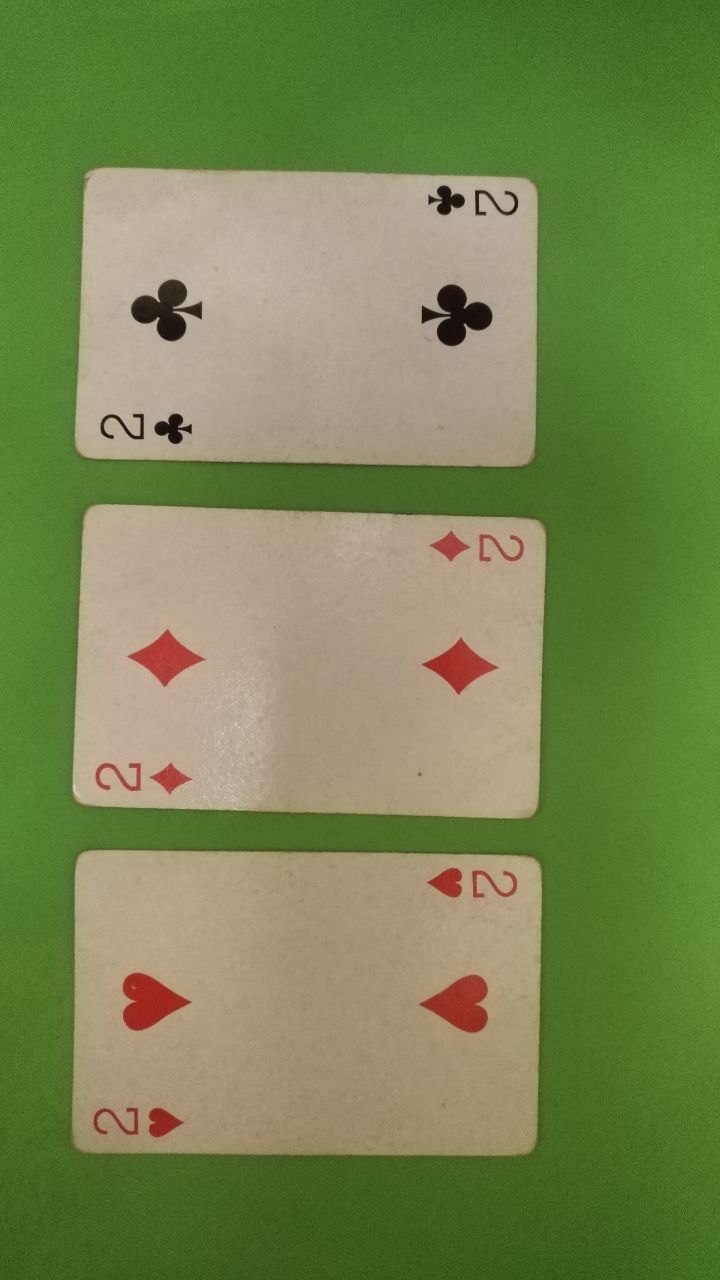
%> input picture img/img (10).jpg, 720 x 1280 px
$ octave detector_only.m   (GNU Octave 9; MATLAB toolbox functions it lacks are replaced by stand-ins)
%> lines starting %> are read from the running program, lines starting %| are printed output that depends on the picture; in (x1, y1, x2, y2) boxes, pixels count from 0 and x2, y2 are one past the last pixel; in counts of white or black regions, pixels touching at a corner belong together; the program's own positions count from 1
% TO DO:
% [ ] enderezar la carta
% [ ] enderezar la imagen
% [ ] reconocer si la carta está volteada

close all, clear all, clc

%% BASIC PROCESSING

% leer la imagen
img_name = 'img/img (10).jpg';
I = imread(img_name,'jpg');
%> I is the input picture: size 1280x720x3 uint8; mean R, G, B 120.2, 133.8, 81.5
I=imresize(I, 0.5);
%> I: size 640x360x3 uint8
[M,N,P] = size(I);
%> M = 640; N = 360; P = 3
% I = double(I);

% mostrar la imagen
figure(1)
imshow(uint8(I));
impixelinfo;

% convertir a HSV
[HSV] = rgb2hsv(I);
%> HSV: size 640x360x3 double; mean H, S, V 0.184, 0.469, 0.558
H = HSV(:,:,1);
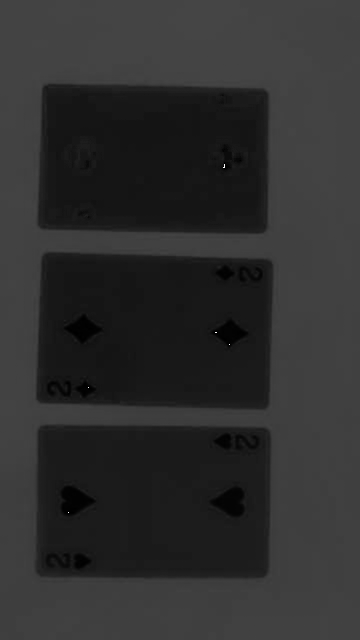
%> H: size 640x360 double; min 0, max 0.999, mean 0.184
S = HSV(:,:,2);
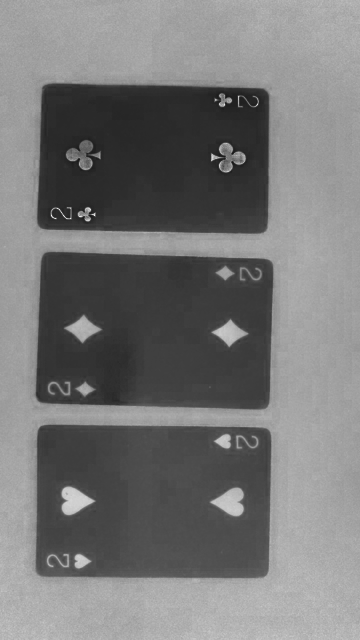
%> S: size 640x360 double; min 0.0857, max 0.967, mean 0.469
V = HSV(:,:,3);
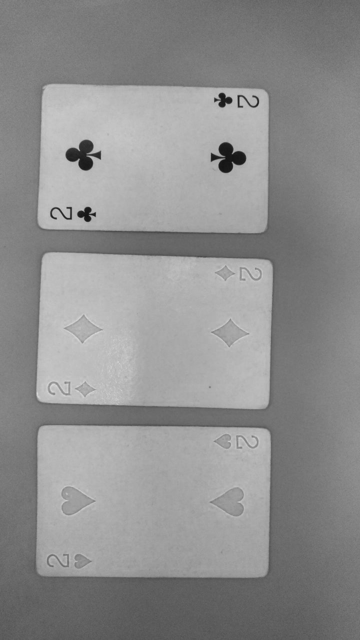
%> V: size 640x360 double; min 0.0706, max 0.847, mean 0.558

H=round(255*H);
S=round(255*S);
V=round(255*V);

% mostrar HSV
figure(2)
subplot(2,2,1);
imshow(uint8(I));
title('Original')
subplot(2,2,2);
imshow(uint8(H));
title('H')
subplot(2,2,3);
imshow(uint8(S));
title('S')
subplot(2,2,4);
imshow(uint8(V));
title('V')
impixelinfo;

% quitar el fondo verde
img_sin_fondo = zeros(M,N);
mask_fondo = find(H <= 60 | H >= 80); % detectar verdes
%> mask_fondo = 107677 values from 15850 to 177551
img_sin_fondo(mask_fondo) = 255;
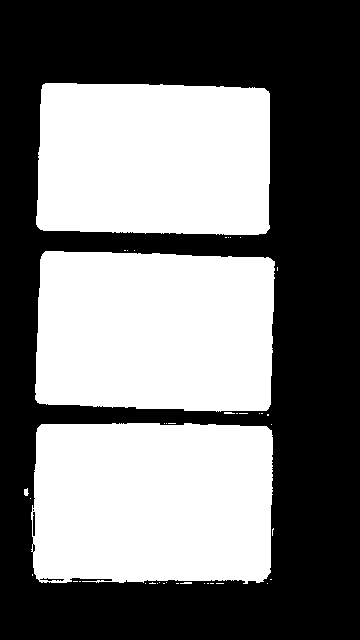
%> img_sin_fondo: size 640x360 double; 46.7% white; 41 white regions (36 under 20 px), largest, box (x1, y1, x2, y2) and area: (31, 423, 273, 584) 37133, (35, 251, 275, 412) 36249, (36, 83, 270, 235) 34131, (24, 488, 29, 496) 29, (180, 582, 192, 584) 20
figure(3)
imshow(uint8(img_sin_fondo));
impixelinfo;

% detectar objetos
len_card = M*N*0.10; % una carta ocupa aprox el 10% de la imagen
%> len_card = 23040
num_cards = 0;
[etiquetas, num_objetos] = bwlabel(img_sin_fondo, 8);
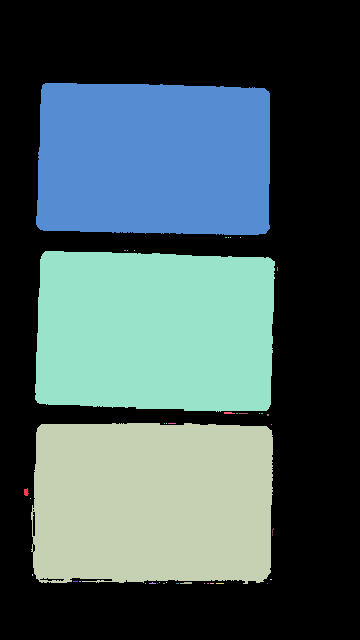
%> etiquetas: size 640x360 double; 42 distinct labels, from 0 to 41; one colour per label, 0 black
%> num_objetos = 41

for i = 1:num_objetos
    current_object = find(etiquetas == i);
    len_current = length(current_object);

    if(len_current >= len_card)
        disp(len_current);
        num_cards = num_cards + 1;
    end
end
%> this loop made 41 passes
%> len_current on passes 1, 3, 5, 6, 20, 22, 26, 27, 32, 40: 29, 37133, 36249, 34131, 8, 20, 8, 19, 9, 9
%> (current_object, len_current) on passes 2, 4, 7, 8, 9, 10: (19699, 1), ([21055; 21056], 2), ([47302; 47942; 48582; 49222; 49862], 5), ([51142; 51782], 2), ([79611; 80251], 2), (81531, 1)
%| 37133
%| 36249
%| 34131

disp(num_cards);
%| 3

$ run again, with img/img (1).jpg copied over img/img (10).jpg
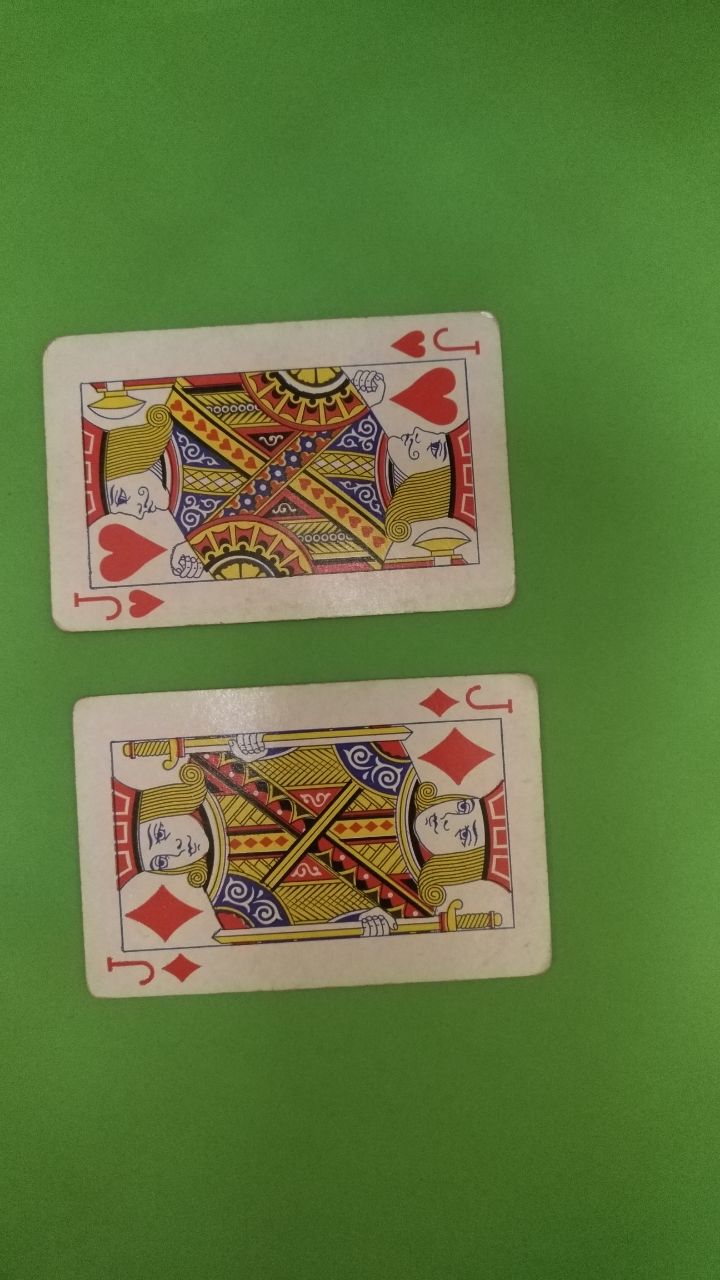
%> input picture img/img (1).jpg, 720 x 1280 px
%> I is the input picture: size 1280x720x3 uint8; mean R, G, B 98.2, 120.1, 63.2
%> I: size 640x360x3 uint8
%> HSV: size 640x360x3 double; mean H, S, V 0.223, 0.533, 0.502
%> `V = HSV(:,:,3);`:
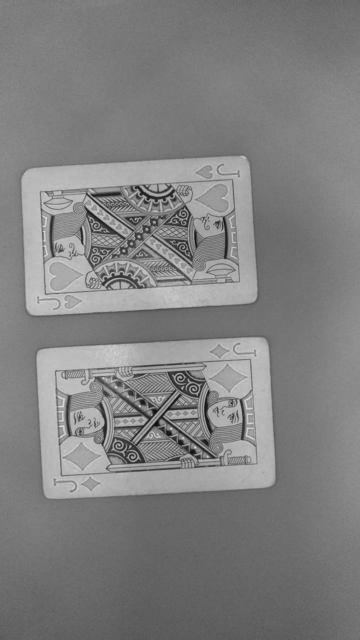
%> V: size 640x360 double; min 0.0627, max 0.871, mean 0.502
%> mask_fondo = 70990 values from 13616 to 177123
%> img_sin_fondo: size 640x360 double; 30.8% white; 5 white regions (3 under 20 px), largest, box (x1, y1, x2, y2) and area: (36, 336, 277, 500) 36229, (21, 155, 259, 317) 34753
%> `[etiquetas, num_objetos] = bwlabel(img_sin_fondo, 8);`:
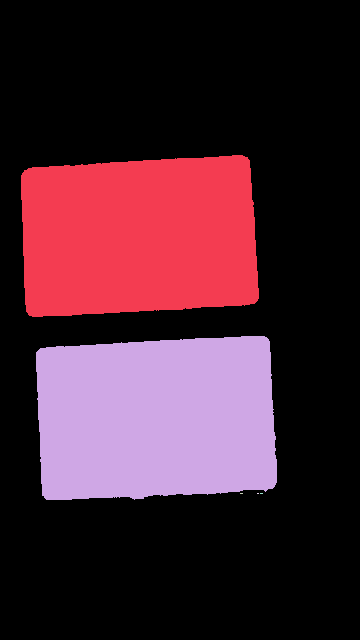
%> etiquetas: size 640x360 double; 6 distinct labels, from 0 to 5; one colour per label, 0 black
%> num_objetos = 5
%> the loop `for i = 1:num_objetos` made 5 passes
%> (len_current, num_cards) on passes 1 to 2: (34753, 1), (36229, 2)
%> (printed output is left out)
%| 2

$ run again, with img/img (2).jpg copied over img/img (10).jpg
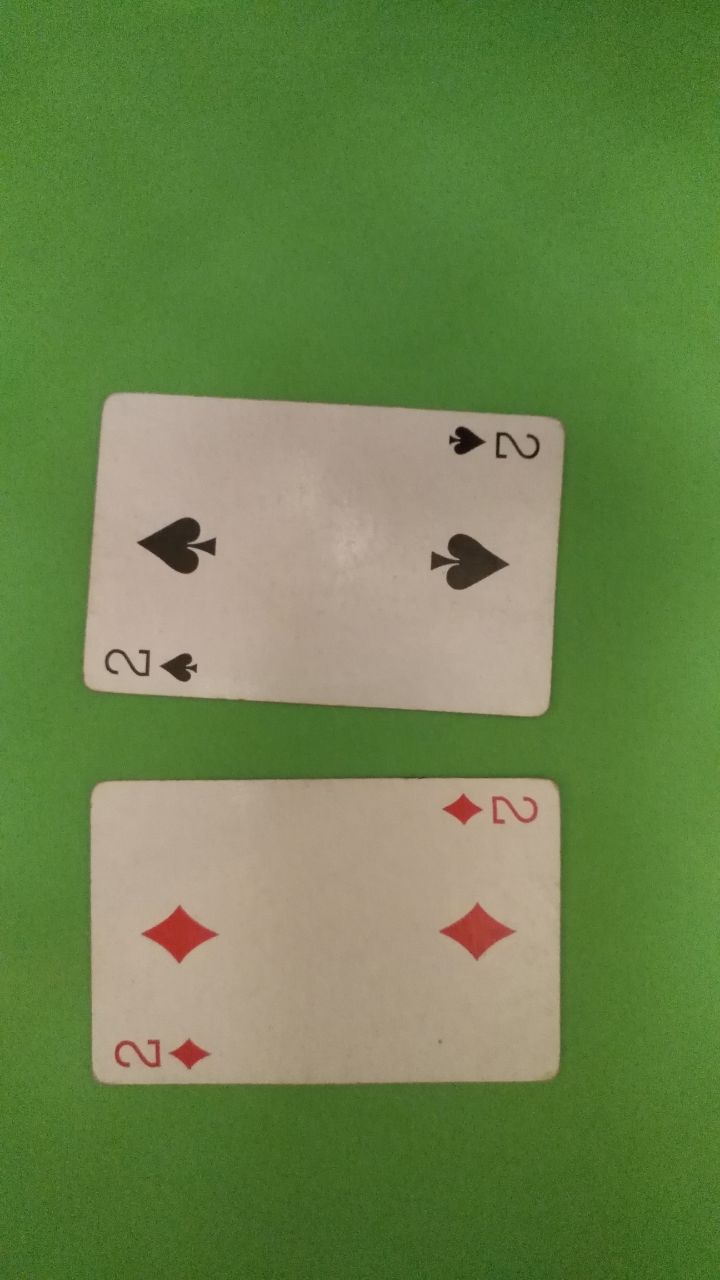
%> input picture img/img (2).jpg, 720 x 1280 px
%> I is the input picture: size 1280x720x3 uint8; mean R, G, B 108.1, 131.8, 76.1
%> I: size 640x360x3 uint8
%> HSV: size 640x360x3 double; mean H, S, V 0.21, 0.481, 0.539
%> `V = HSV(:,:,3);`:
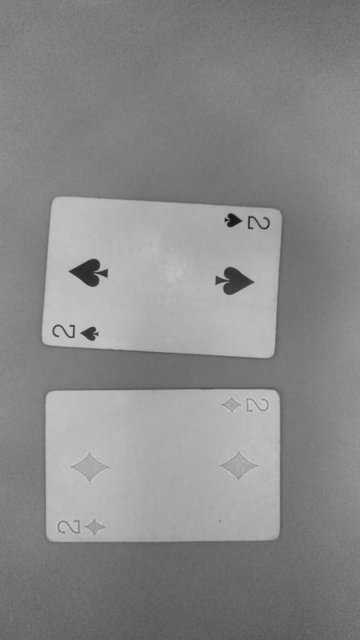
%> V: size 640x360 double; min 0.0863, max 0.82, mean 0.539
%> mask_fondo = 72427 values from 25936 to 181340
%> img_sin_fondo: size 640x360 double; 31.4% white; 2 white regions, box (x1, y1, x2, y2) and area: (44, 388, 282, 544) 36712, (40, 196, 284, 359) 35715
%> `[etiquetas, num_objetos] = bwlabel(img_sin_fondo, 8);`:
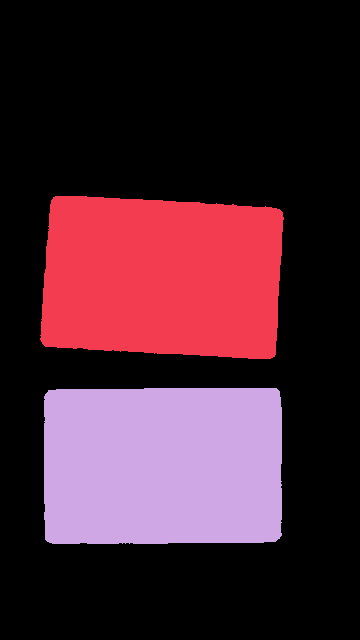
%> etiquetas: size 640x360 double; 3 distinct labels, from 0 to 2; one colour per label, 0 black
%> num_objetos = 2
%> the loop `for i = 1:num_objetos` made 2 passes
%> (len_current, num_cards) on passes 1 to 2: (35715, 1), (36712, 2)
%> (printed output is left out)
%| 2

$ run again, with img/img (3).jpg copied over img/img (10).jpg
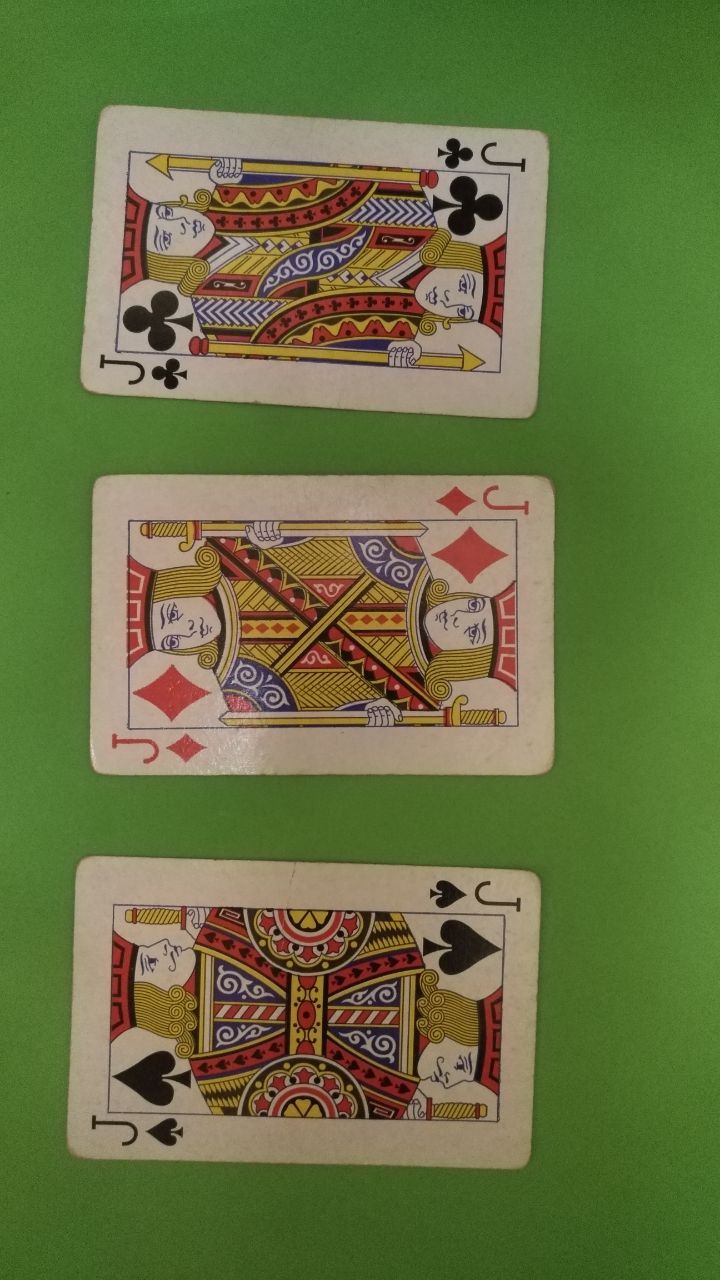
%> input picture img/img (3).jpg, 720 x 1280 px
%> I is the input picture: size 1280x720x3 uint8; mean R, G, B 104.1, 114.1, 65.8
%> I: size 640x360x3 uint8
%> HSV: size 640x360x3 double; mean H, S, V 0.199, 0.508, 0.49
%> mask_fondo = 106604 values from 19759 to 179559
%> `img_sin_fondo(mask_fondo) = 255;`:
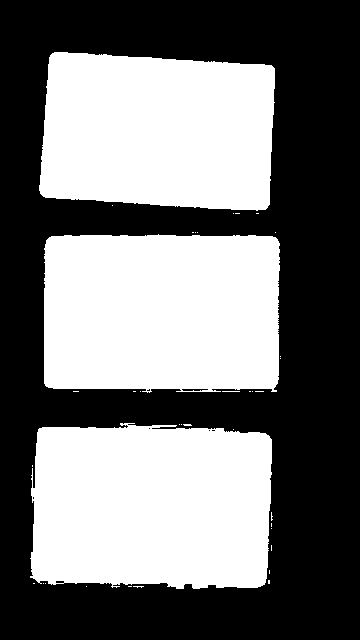
%> img_sin_fondo: size 640x360 double; 46.3% white; 37 white regions (34 under 20 px), largest, box (x1, y1, x2, y2) and area: (30, 423, 272, 589) 37012, (44, 234, 280, 393) 36045, (39, 52, 275, 211) 33413
%> `[etiquetas, num_objetos] = bwlabel(img_sin_fondo, 8);`:
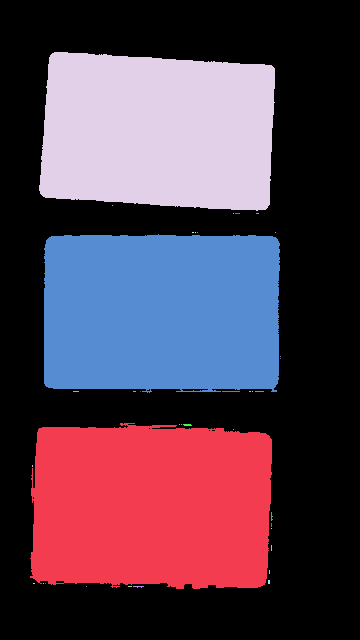
%> etiquetas: size 640x360 double; 38 distinct labels, from 0 to 37; one colour per label, 0 black
%> num_objetos = 37
%> the loop `for i = 1:num_objetos` made 37 passes
%> len_current on passes 1, 4, 6, 13, 17, 21, 27, 29: 37012, 33413, 36045, 13, 16, 18, 9, 8
%> (printed output is left out)
%| 3
